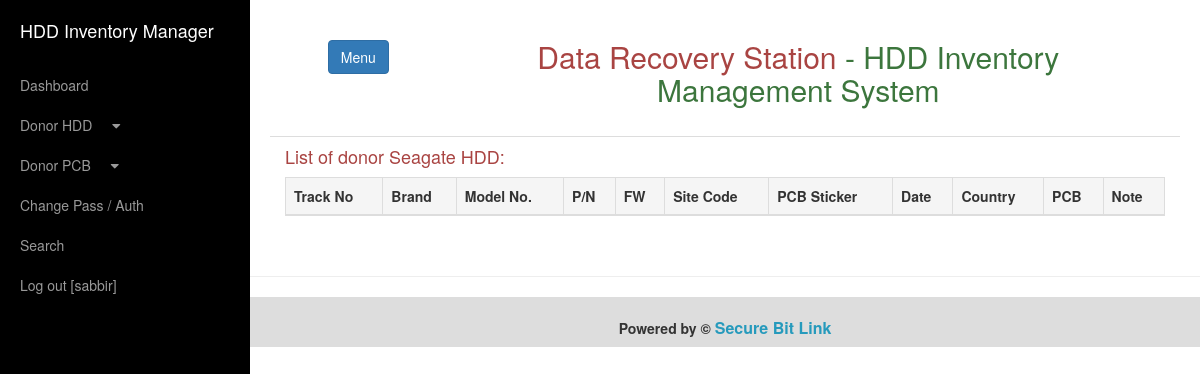
Before: /App/index.php?page_id=hdd-seagate (signed in) with the older database file.
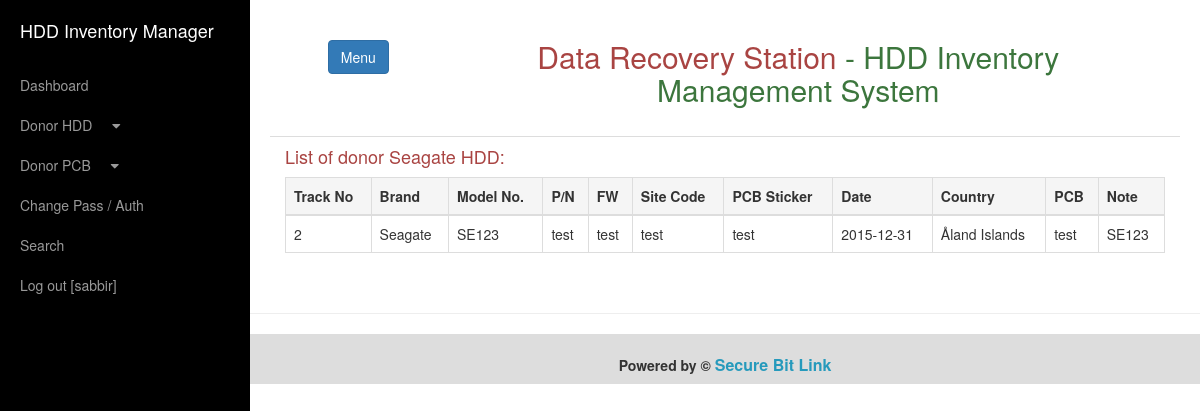
After: the same page with the newer database file.
### tables this page shows
CREATE TABLE `DONOR_HDD_INVENTORY` (
  `ID` int(11) NOT NULL AUTO_INCREMENT,
  `TRACK_NO` int(11) NOT NULL,
  `MODEL_NAME` varchar(100) NOT NULL,
  `MODEL_NO` varchar(50) NOT NULL,
  `DATE` date NOT NULL,
  `COUNTRY` varchar(100) NOT NULL,
  `PCB` varchar(100) NOT NULL,
  `NOTE` text NOT NULL,
  `DTTM` datetime NOT NULL,
  `SYSTEM_DTTM` timestamp NOT NULL DEFAULT CURRENT_TIMESTAMP ON UPDATE CURRENT_TIMESTAMP,
  PRIMARY KEY (`ID`),
  UNIQUE KEY `TRACK_NO` (`TRACK_NO`),
  KEY `MODEL_NAME` (`MODEL_NAME`)
);

CREATE TABLE `DONOR_SEAGATE` (
  `ID` int(11) NOT NULL AUTO_INCREMENT,
  `TRACK_NO` int(11) NOT NULL,
  `PN` varchar(100) NOT NULL,
  `FW` varchar(100) NOT NULL,
  `SITE_CODE` varchar(100) NOT NULL,
  `PCB_STICKER` varchar(100) NOT NULL,
  PRIMARY KEY (`ID`),
  UNIQUE KEY `TRACK_NO` (`TRACK_NO`)
);

### App/security/DrsbdPermission.php (called while the page is built, shortened)
<?php
class DrsbdPermission {
    public function dbConnect(){
        $connect = mysqli_connect("datarecoverystationc.ipagemysql.com","drshddinventory","Nevertouch6735!","drshddinventory") or die(mysqli_connect_error());
        if (mysqli_connect_error()){
            return flase;
        }
        else
            return $connect;
    }
    public function getUserType(){
        return $_SESSION['userType'];
    }
}
?>

### App/report/hdd/seagate.php (the view, shortened to what this page needs)
<h4 class="text-danger">List of donor Seagate HDD:</h4>
<table class="table table-bordered">
    <thead>
    <tr class="active ">
        <th>Track No</th>
        <th>Brand</th>
        <th>Model No.</th>
        <th>P/N</th>
        <th>FW</th>
        <th>Site Code</th>
        <th>PCB Sticker</th>
        <th>Date</th>
        <th>Country</th>
        <th>PCB</th>
        <th>Note</th>
    </tr>
    </thead>
<?php
$result = mysqli_query($permission->dbConnect(), "SELECT * FROM DONOR_HDD_INVENTORY AS D, DONOR_SEAGATE AS S
          WHERE D.MODEL_NAME='Seagate' AND D.TRACK_NO=S.TRACK_NO ORDER BY D.TRACK_NO ASC ");
if(mysqli_num_rows($result)){
    if( ($permission->getUserType() == "ADMIN") || ($permission->getUserType() == "SUPER_ADMIN") ){
        while($data = mysqli_fetch_array($result)){
            echo "<tr>
            <td>". $data['TRACK_NO'] ."</td>
            <td>". $data['MODEL_NAME'] ."</td>
            <td>". $data['MODEL_NO'] ."</td>
            <td>". $data['PN'] ."</td>
            <td>". $data['FW'] ."</td>
            <td>". $data['SITE_CODE'] ."</td>
            <td>". $data['PCB_STICKER'] ."</td>
            <td>". $data['DATE'] ."</td>
            <td>". $data['COUNTRY'] ."</td>
            <td>". $data['PCB'] ."</td>
            <td>". $data['NOTE'] ."</td>
            <td><a href='index.php?page_id=hdd_edit&id=". $data['TRACK_NO'] ."'>Edit</a>&nbsp;<a href='index.php?page_id=hdd_delete&id=". $data['TRACK_NO'] ."'>Delete</a></td>
        </tr>";
        }
    }else{
        while($data = mysqli_fetch_array($result)){
            echo "<tr>
            <td>". $data['TRACK_NO'] ."</td>
            <td>". $data['MODEL_NAME'] ."</td>
            <td>". $data['MODEL_NO'] ."</td>
            <td>". $data['PN'] ."</td>
            <td>". $data['FW'] ."</td>
            <td>". $data['SITE_CODE'] ."</td>
            <td>". $data['PCB_STICKER'] ."</td>
            <td>". $data['DATE'] ."</td>
            <td>". $data['COUNTRY'] ."</td>
            <td>". $data['PCB'] ."</td>
            <td>". $data['NOTE'] ."</td>
        </tr>";
        }
    }
}
echo "</table>";?>

Changed rows visible on the page:
now on this page (row edited): donor_hdd_inventory: donor_seagate.TRACK_NO "2", MODEL_NAME "Seagate", MODEL_NO "SE123", donor_seagate.PN "test", donor_seagate.FW "test", donor_seagate.SITE_CODE "test", donor_seagate.PCB_STICKER "test", DATE "2015-12-31", COUNTRY "Åland Islands", PCB "test", NOTE "SE123"
